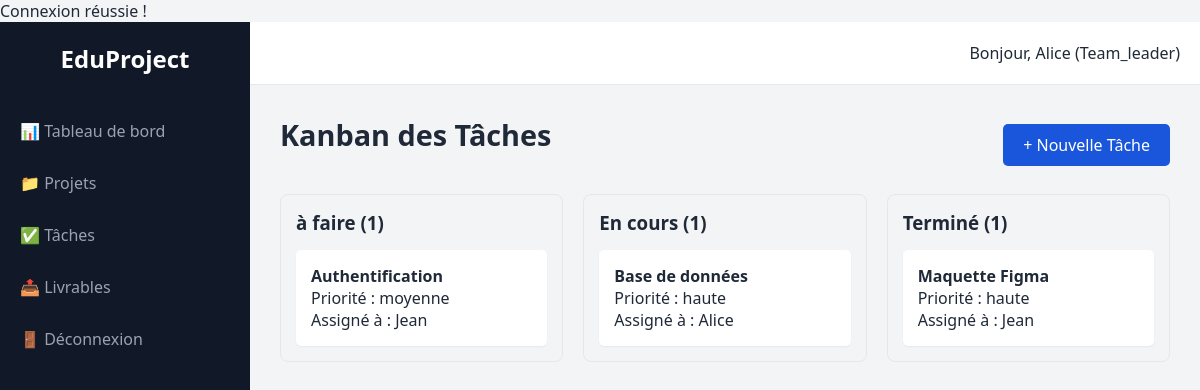
Page /tasks.php?project_id=1 (signed in) on the committed database.
### tables this page shows
CREATE TABLE tasks (
    id INT AUTO_INCREMENT PRIMARY KEY,
    project_id INT,
    title VARCHAR(150),
    description TEXT,
    assigned_to INT NULL,
    priority ENUM('basse', 'moyenne', 'haute') DEFAULT 'moyenne',
    status ENUM('à faire', 'en cours', 'terminé') DEFAULT 'à faire',
    due_date DATE,
    created_by INT,
    created_at TIMESTAMP DEFAULT CURRENT_TIMESTAMP,
    FOREIGN KEY (project_id) REFERENCES projects(id) ON DELETE CASCADE,
    FOREIGN KEY (assigned_to) REFERENCES users(id)
);

CREATE TABLE users (
    id INT AUTO_INCREMENT PRIMARY KEY,
    first_name VARCHAR(50),
    last_name VARCHAR(50),
    email VARCHAR(100) UNIQUE,
    password VARCHAR(255),
    role ENUM('student', 'team_leader', 'supervisor', 'jury') NOT NULL,
    created_at TIMESTAMP DEFAULT CURRENT_TIMESTAMP
);

### includes/auth.php (called while the page is built, shortened)
<?php
function isLoggedIn() {
    return isset($_SESSION['user_id']);
}
function hasRole($roles) {
    return in_array($_SESSION['role'], (array)$roles);
}
?>

### tasks.php (the view, shortened to what this page needs)
<?php
require_once 'includes/db.php';
require_once 'includes/auth.php';
$projectId = $_GET['project_id'] ?? null;
$stmt = $pdo->prepare("SELECT t.*, u.first_name FROM tasks t LEFT JOIN users u ON t.assigned_to = u.id WHERE project_id = ?");
$stmt->execute([$projectId]);
$tasks = $stmt->fetchAll();
$kanban = ['à faire' => [], 'en cours' => [], 'terminé' => []];
foreach($tasks as $t) $kanban[$t['status']][] = $t;
include 'includes/header.php';
?>
<div class="flex-between">
    <h1>Kanban des Tâches</h1>
    <?php if(hasRole(['team_leader', 'supervisor'])): ?>
        <a href="task_create.php?project_id=<?= $projectId ?>" class="btn btn-primary">+ Nouvelle Tâche</a>
    <?php endif; ?>
</div>
<div class="kanban-board">
    <?php foreach($kanban as $status => $list): ?>
    <div class="kanban-column">
        <h3><?= ucfirst($status) ?> (<?= count($list) ?>)</h3>
        <?php foreach($list as $task): ?>
        <div class="kanban-card">
            <h4><?= htmlspecialchars($task['title']) ?></h4>
            <p>Priorité : <?= $task['priority'] ?></p>
            <p>Assigné à : <?= $task['first_name'] ?? 'Non assigné' ?></p>
        </div>
        <?php endforeach; ?>
    </div>
    <?php endforeach; ?>
</div>
<?php include 'includes/footer.php'; ?>

### assets/css/style.css (style rules this page uses)
:root { --primary: #1A56DB; --sidebar-bg: #111827; --bg: #F3F4F6; --text: #1F2937; --card-bg: #FFFFFF; }
* { box-sizing: border-box; margin: 0; padding: 0; font-family: 'Segoe UI', Tahoma, Geneva, Verdana, sans-serif; }
body { background-color: var(--bg); color: var(--text); }
h1 { margin-bottom: 20px; font-size: 1.8rem; }
.flex-between { display: flex; justify-content: space-between; align-items: center; margin-bottom: 20px; }
.btn { padding: 10px 20px; border: none; border-radius: 5px; cursor: pointer; text-decoration: none; display: inline-block; }
.btn-primary { background: var(--primary); color: white; }
.kanban-board { display: flex; gap: 20px; align-items: flex-start; }
.kanban-column { flex: 1; background: #F3F4F6; padding: 15px; border-radius: 8px; border: 1px solid #E5E7EB; }
.kanban-card { background: white; padding: 15px; border-radius: 5px; margin-top: 15px; box-shadow: 0 1px 2px rgba(0,0,0,0.05); }

### rows in the picture
tasks: title "Authentification", priority "moyenne", assigned_to.first_name "Jean"
tasks: title "Base de données", priority "haute", assigned_to.first_name "Alice"
tasks: title "Maquette Figma", priority "haute", assigned_to.first_name "Jean"

### other values in the picture
$_SESSION['first_name'] "Alice"
$_SESSION['role'] "Team_leader"
$status "à faire"
count($list) "1"
$status "En cours"
$status "Terminé"
